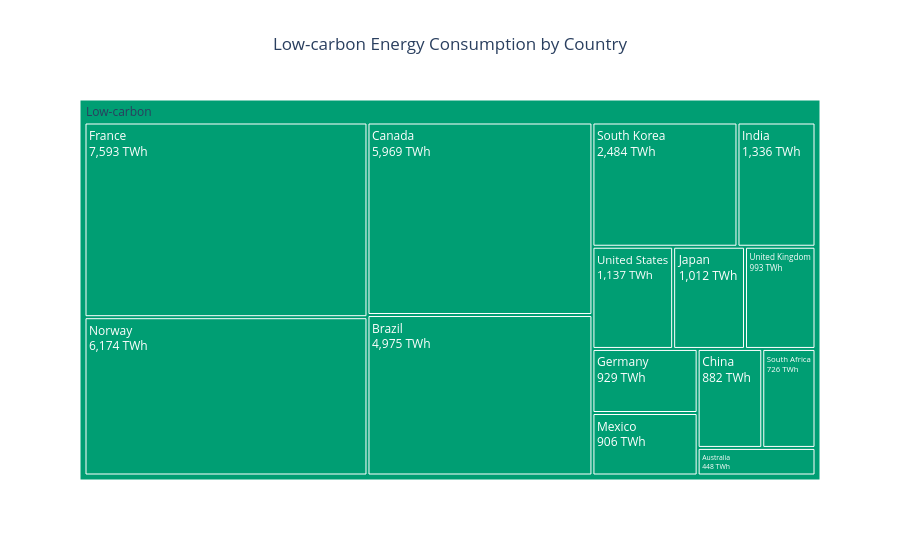
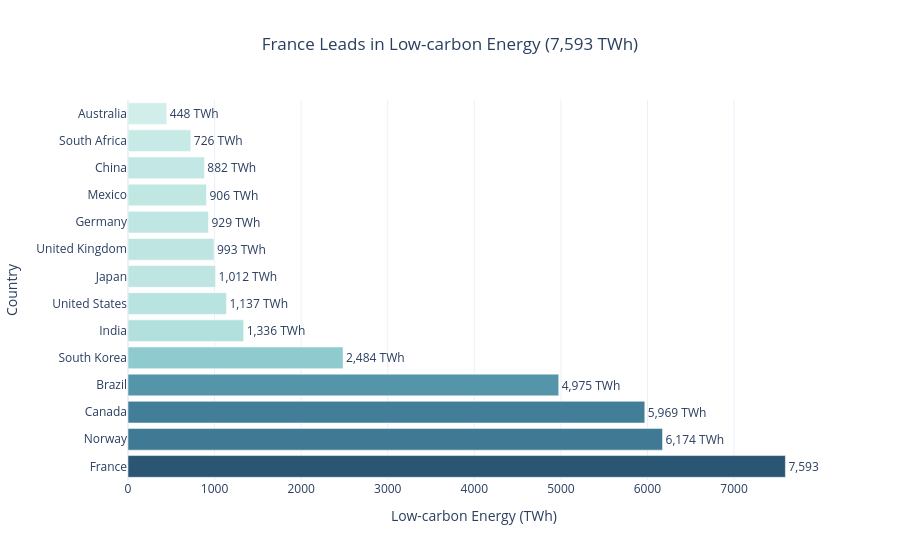

Notebook cell for these charts, in order:
### Markdown cell above
## Task 2 — Treemap vs bar: low-carbon energy by country

**What to build:** Build **both** a treemap and a horizontal bar chart showing total low-carbon TWh (Nuclear + Hydro) per country. Then answer the question in a markdown cell below.

**Requirements:**
- Filter to `Source_Type == 'Low-carbon'` and aggregate TWh by country
- Treemap: single-level `path=['All', 'Country']` with a dummy root node labelled `'Low-carbon'`
- Bar chart: sorted by TWh, horizontal orientation, CVD-safe colour
- Both charts show TWh values, not percentages
- Insight title on the bar chart naming the leading country

### Code cell
# Task 2 — Low-carbon Energy by Country

# 1. Filter low-carbon energy sources
df_low = df.loc[
    df['Source_Type'] == 'Low-carbon'
].copy()

# 2. Aggregate TWh by country
country_totals = (
    df_low.groupby('Country', as_index=False)['TWh']
    .sum()
    .sort_values('TWh', ascending=False)
)

# 3. Add dummy root column for treemap
country_totals['All'] = 'Low-carbon'

# 4. Find leading country
top_country = country_totals.iloc[0]['Country']
top_country_twh = country_totals.iloc[0]['TWh']

# 5. Treemap
fig2 = px.treemap(
    country_totals,
    path=['All', 'Country'],
    values='TWh',
    color='All',
    color_discrete_map={'Low-carbon': '#009E73'},
    title='Low-carbon Energy Consumption by Country'
)

fig2.update_traces(
    texttemplate='%{label}<br>%{value:,.0f} TWh',
    hovertemplate='%{label}<br>%{value:,.0f} TWh<extra></extra>'
)

fig2.update_layout(
    template='plotly_white',
    title_x=0.5
)

fig2.show()


# 6. Horizontal bar chart
fig3 = px.bar(
    country_totals.sort_values('TWh', ascending=True),
    x='TWh',
    y='Country',
    orientation='h',
    text='TWh',
    color='TWh',
    color_continuous_scale='Teal',
    title=(
        f'{top_country} Leads in Low-carbon Energy '
        f'({top_country_twh:,.0f} TWh)'
    ),
    labels={
        'TWh': 'Low-carbon Energy (TWh)',
        'Country': 'Country'
    }
)

fig3.update_traces(
    texttemplate='%{x:,.0f} TWh',
    textposition='outside'
)

fig3.update_layout(
    template='plotly_white',
    title_x=0.5,
    coloraxis_showscale=False,
    yaxis=dict(autorange='reversed')
)

fig3.show()

print("Leading country:", top_country)
print("Low-carbon energy:", round(top_country_twh, 2), "TWh")

### Figure 1 — Plotly figure (JSON) as saved in the notebook; plotly's stock layout.template omitted (floating-point values rounded to 4 significant figures)
{"data": [{"branchvalues": "total", "customdata": [["Low-carbon"], ["Low-carbon"], ["Low-carbon"], ["Low-carbon"], ["Low-carbon"], ["Low-carbon"], ["Low-carbon"], ["Low-carbon"], ["Low-carbon"], ["Low-carbon"], ["Low-carbon"], ["Low-carbon"], ["Low-carbon"], ["Low-carbon"], ["Low-carbon"]], "domain": {"x": [0, 1], "y": [0, 1]}, "hovertemplate": "%{label}<br>%{value:,.0f} TWh<extra></extra>", "ids": ["Low-carbon/France", "Low-carbon/Norway", "Low-carbon/Canada", "Low-carbon/Brazil", "Low-carbon/South Korea", "Low-carbon/India", "Low-carbon/United States", "Low-carbon/Japan", "Low-carbon/United Kingdom", "Low-carbon/Germany", "Low-carbon/Mexico", "Low-carbon/China", "Low-carbon/South Africa", "Low-carbon/Australia", "Low-carbon"], "labels": ["France", "Norway", "Canada", "Brazil", "South Korea", "India", "United States", "Japan", "United Kingdom", "Germany", "Mexico", "China", "South Africa", "Australia", "Low-carbon"], "marker": {"colors": ["#009E73", "#009E73", "#009E73", "#009E73", "#009E73", "#009E73", "#009E73", "#009E73", "#009E73", "#009E73", "#009E73", "#009E73", "#009E73", "#009E73", "#009E73"]}, "name": "", "parents": ["Low-carbon", "Low-carbon", "Low-carbon", "Low-carbon", "Low-carbon", "Low-carbon", "Low-carbon", "Low-carbon", "Low-carbon", "Low-carbon", "Low-carbon", "Low-carbon", "Low-carbon", "Low-carbon", ""], "texttemplate": "%{label}<br>%{value:,.0f} TWh", "type": "treemap", "values": [7593.0, 6174.0, 5969.0, 4975.0, 2484.0, 1336.0, 1137.0, 1012.0, 993.0, 929.0, 906.0, 882.0, 726.0, 448.0, 35560.0]}], "layout": {"legend": {"tracegroupgap": 0}, "title": {"text": "Low-carbon Energy Consumption by Country", "x": 0.5}}}

### Figure 2 — Plotly figure (JSON) as saved in the notebook; plotly's stock layout.template omitted (floating-point values rounded to 4 significant figures)
{"data": [{"hovertemplate": "Low-carbon Energy (TWh)=%{marker.color}<br>Country=%{y}<extra></extra>", "legendgroup": "", "marker": {"color": [448.0, 726.0, 882.0, 906.0, 929.0, 993.0, 1012.0, 1137.0, 1336.0, 2484.0, 4975.0, 5969.0, 6174.0, 7593.0], "coloraxis": "coloraxis", "pattern": {"shape": ""}}, "name": "", "orientation": "h", "showlegend": false, "text": [448.0, 726.0, 882.0, 906.0, 929.0, 993.0, 1012.0, 1137.0, 1336.0, 2484.0, 4975.0, 5969.0, 6174.0, 7593.0], "textposition": "outside", "texttemplate": "%{x:,.0f} TWh", "type": "bar", "x": [448.0, 726.0, 882.0, 906.0, 929.0, 993.0, 1012.0, 1137.0, 1336.0, 2484.0, 4975.0, 5969.0, 6174.0, 7593.0], "xaxis": "x", "y": ["Australia", "South Africa", "China", "Mexico", "Germany", "United Kingdom", "Japan", "United States", "India", "South Korea", "Brazil", "Canada", "Norway", "France"], "yaxis": "y"}], "layout": {"barmode": "relative", "coloraxis": {"autocolorscale": false, "colorbar": {"title": {"text": "Low-carbon Energy (TWh)"}}, "colorscale": [[0, "rgb(209, 238, 234)"], [0.1667, "rgb(168, 219, 217)"], [0.3333, "rgb(133, 196, 201)"], [0.5, "rgb(104, 171, 184)"], [0.6667, "rgb(79, 144, 166)"], [0.8333, "rgb(59, 115, 143)"], [1, "rgb(42, 86, 116)"]], "showscale": false}, "legend": {"tracegroupgap": 0}, "title": {"text": "France Leads in Low-carbon Energy (7,593 TWh)", "x": 0.5}, "xaxis": {"anchor": "y", "domain": [0, 1], "title": {"text": "Low-carbon Energy (TWh)"}}, "yaxis": {"anchor": "x", "autorange": "reversed", "domain": [0, 1], "title": {"text": "Country"}}}}
